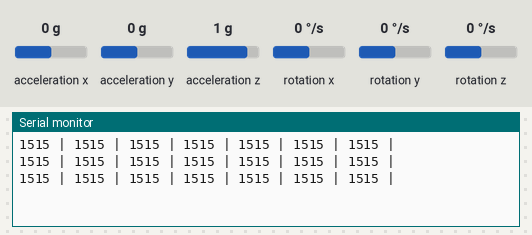
A sketch run on a simulated Arduino Uno, built with avr-gcc and run on an emulated ATmega328P. Parts: the last lines printed to the serial monitor. Wiring (inferred from the names in the program): MPU-6050 motion sensor at I2C address 0x68. The inputs (shaded band) are chosen by the test bench; at power-on: acceleration x 0 g, acceleration y 0 g, acceleration z 1 g, rotation x 0 °/s, rotation y 0 °/s, rotation z 0 °/s.

Above: at 1.2 s.
1.3 s: acceleration x set to -1.4 g
At 1.86 s:
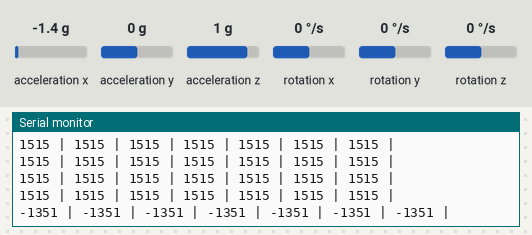
2.8 s: acceleration y set to -1.4 g
At 2.87 s:
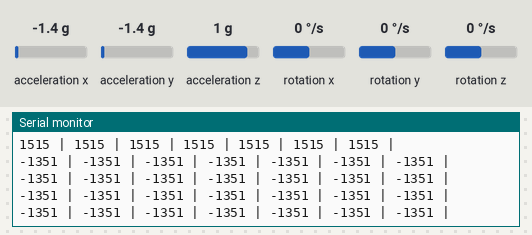
4.3 s: acceleration z set to -1.4 g
At 4.55 s:
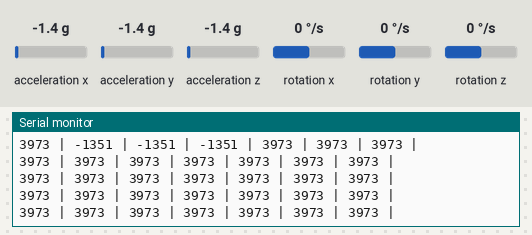
5.8 s: rotation x set to -192 °/s
At 5.89 s:
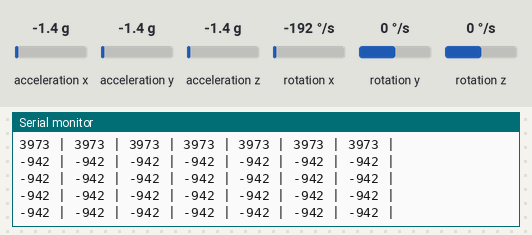
7.3 s: rotation y set to -192 °/s
At 7.57 s:
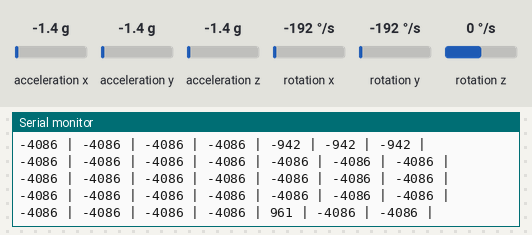
Timing chart, 0 to 9.8 s (numbered marks = the images above; inputs shaded):
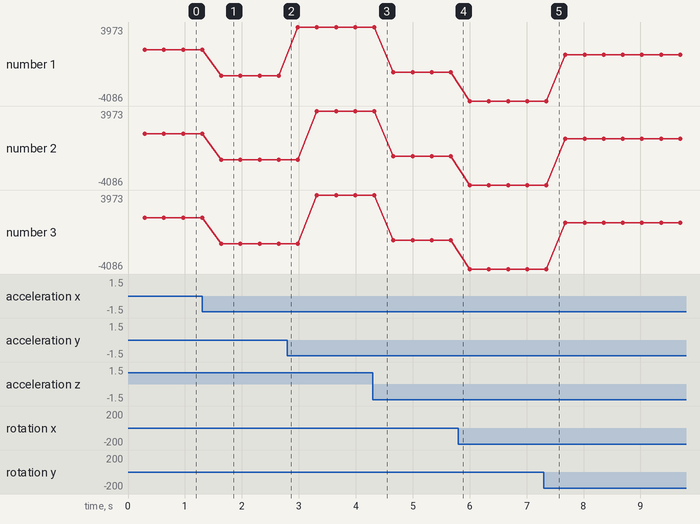

Measured:
- after the input at 1.3 s, the serial monitor: prints a new line after 0.34 s (image 1)
- after the input at 7.3 s, the serial monitor: prints a new line after 0.05 s (image 5)
- plotted number 1: 1515 → -1351 after the input at 1.3 s, -1351 → 3973 after the input at 2.8 s, 3973 → -942 after the input at 4.3 s, -942 → -4086 after the input at 5.8 s, -4086 → 961 after the input at 7.3 s
- plotted number 2: 1515 → -1351 after the input at 1.3 s, -1351 → 3973 after the input at 2.8 s, 3973 → -942 after the input at 4.3 s, -942 → -4086 after the input at 5.8 s, -4086 → 961 after the input at 7.3 s
- plotted number 3: 1515 → -1351 after the input at 1.3 s, -1351 → 3973 after the input at 2.8 s, 3973 → -942 after the input at 4.3 s, -942 → -4086 after the input at 5.8 s, -4086 → 961 after the input at 7.3 s

The sketch:

gyro.ino
```cpp
    #include<Wire.h>
    const int MPU=0x68;  // I2C address of the MPU-6050
//    int16_t AcX,AcY,AcZ,Tmp,GyX,GyY,GyZ;
    byte i, j, k = 0;
    int16_t values[7];
    int32_t akk[56];
    void setup(){
      Wire.begin();
      Wire.beginTransmission(MPU);
      Wire.write(0x6B);  // PWR_MGMT_1 register
      Wire.write(0);     // set to zero (wakes up the MPU-6050)
      Wire.endTransmission(true);
      Serial.begin(115200);
    }
    void loop(){
      Wire.beginTransmission(MPU);
      Wire.write(0x3B);  // starting with register 0x3B (ACCEL_XOUT_H)
      Wire.endTransmission(false);
      Wire.requestFrom(MPU,14,true);  // request a total of 14 registers
      for (i = 0; i < 7; i ++)
      {
        akk[k * 8 + i] = (int16_t)(((int16_t)Wire.read()<<8) | Wire.read());
      }
      if (k < 7)
        k++;
      else
        k = 0;

//      AcX=Wire.read()<<8|Wire.read();  // 0x3B (ACCEL_XOUT_H) & 0x3C (ACCEL_XOUT_L)
 //     AcY=Wire.read()<<8|Wire.read();  // 0x3D (ACCEL_YOUT_H) & 0x3E (ACCEL_YOUT_L)
//      AcZ=Wire.read()<<8|Wire.read();  // 0x3F (ACCEL_ZOUT_H) & 0x40 (ACCEL_ZOUT_L)
//      Tmp=Wire.read()<<8|Wire.read();  // 0x41 (TEMP_OUT_H) & 0x42 (TEMP_OUT_L)
//      GyX=Wire.read()<<8|Wire.read();  // 0x43 (GYRO_XOUT_H) & 0x44 (GYRO_XOUT_L)
//      GyY=Wire.read()<<8|Wire.read();  // 0x45 (GYRO_YOUT_H) & 0x46 (GYRO_YOUT_L)
//      GyZ=Wire.read()<<8|Wire.read();  // 0x47 (GYRO_ZOUT_H) & 0x48 (GYRO_ZOUT_L)

      //Serial.print("AcX = ");
      if (k==0)
      {
        for (i = 0; i < 7; i ++)
        {
          values[i] = 0;
          for (j = 0; j < 8; j ++)
          {
             values[i] += akk[7 * j + i];
          }
          values[i] /= 8;
        }
        for (i = 0; i < 7; i ++)
        {
        Serial.print(values[i]);
        Serial.print(" | ");
        }
              Serial.println();
      }

      delay(40);
    }
```
